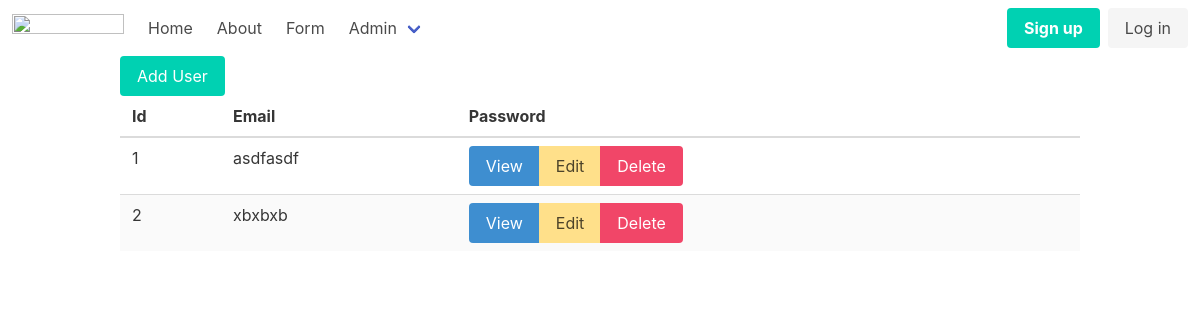
The page /admin/users on the database as committed earlier.
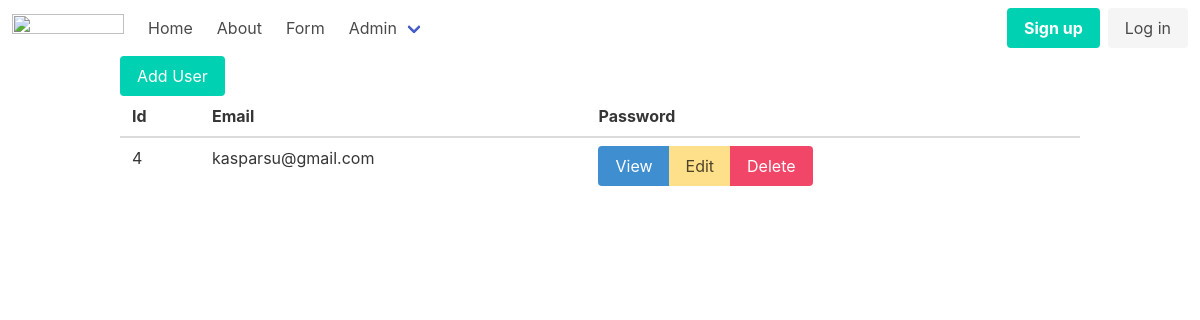
The same page on the database as committed later.
### tables this page shows
CREATE TABLE users
(
    id       integer
        constraint users_pk
            primary key autoincrement,
    email    text not null
        constraint users_pk2
            unique,
    password text not null
);

### helpers.php (called while the page is built, shortened)
<?php
function view($viewName, $variables=[]){
    extract($variables);
    include __DIR__ . "/views/$viewName.php";
}

### src/Controllers/UsersController.php (called while the page is built, shortened)
<?php
class UsersController {
    public function index(){
        $users = User::all();
        view('users/index', compact('users'));
    }
}

### src/DB.php (called while the page is built, shortened)
<?php
class DB {
    private $conn;
    public function __construct()
    {
        try {
            $this->conn = new PDO("sqlite:db.sqlite");
            $this->conn->setAttribute(PDO::ATTR_ERRMODE, PDO::ERRMODE_EXCEPTION);
        } catch(PDOException $e) {
            echo "Connection failed: " . $e->getMessage();
        }
    }
    public function all(string $table, string $className){
        $stmt = $this->conn->prepare("SELECT * FROM $table");
        $stmt->execute();
        $stmt->setFetchMode(PDO::FETCH_CLASS, $className);
        return $stmt->fetchAll();
    }
}

### src/Models/Model.php (called while the page is built, shortened)
<?php
class Model {
    static $table;
    public static function all(){
        $db = new DB();
        return $db->all(static::$table, static::class);
    }
}

### views/users/index.php (the view)
<?php include __DIR__ . '/../partials/header.php' ?>
<div class="container">
    <a href="/admin/users/create" class="button is-primary">Add User</a>
    <table class="table is-fullwidth is-striped">
        <thead>
            <th>Id</th>
            <th>Email</th>
            <th>Password</th>
        </thead>
        <tbody>
            <?php foreach($users as $user) : ?>
                <tr>
                    <td><?=$user->id?></td>
                    <td><?=$user->email?></td>
                    <td>
                        <div class="buttons has-addons">
                            <a href="/admin/users/show?id=<?=$user->id?>" class="button is-info">View</a>
                            <a href="/admin/users/edit?id=<?=$user->id?>" class="button is-warning">Edit</a>
                            <a href="/admin/users/destroy?id=<?=$user->id?>" class="button is-danger">Delete</a>
                        </div>
                    </td>
                </tr>
            <?php endforeach; ?>
        </tbody>
    </table>
</div>
<?php include __DIR__ . '/../partials/footer.php' ?>

Rows that differ between the two databases and show on the page:
removed users: id "1", email "asdfasdf"
removed users: id "2", email "xbxbxb"
added users: id "4", email "kasparsu@gmail.com"
